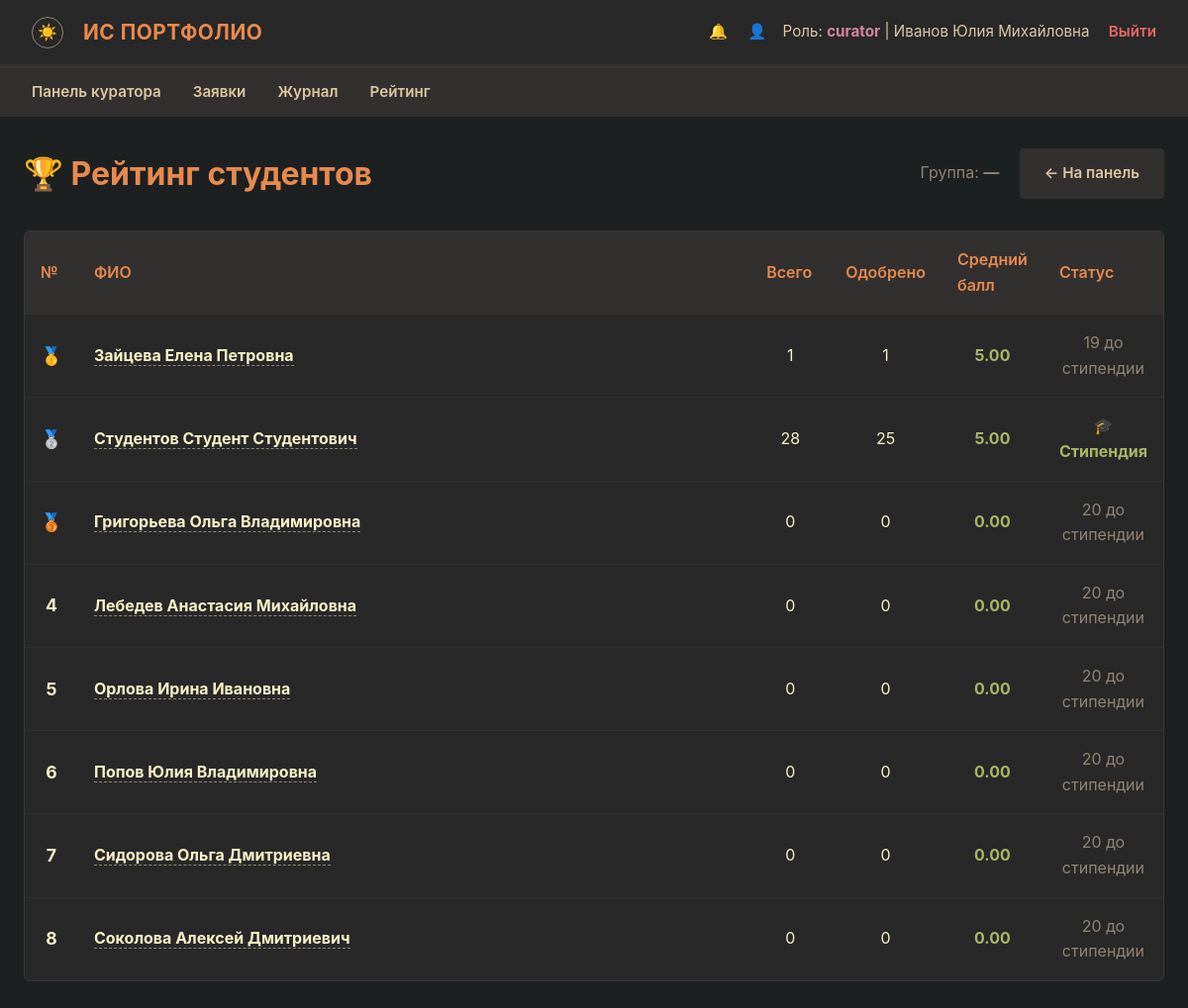
Screenshot of /rating (signed in) with the database file from the repository.
### models.py (models this page shows, shortened)
class User(db.Model, UserMixin):
    __tablename__ = 'users'
    id: int = db.Column(db.Integer, primary_key=True)
    username: str = db.Column(db.String(50), unique=True, nullable=False)
    password_hash: str = db.Column(db.String(256), nullable=False)
    role: str = db.Column(db.String(20), nullable=False)
    last_name: Optional[str] = db.Column(db.String(50), nullable=True)
    first_name: Optional[str] = db.Column(db.String(50), nullable=True)
    patronymic: Optional[str] = db.Column(db.String(50), nullable=True)
    group_name: Optional[str] = db.Column(db.String(20), nullable=True)
    group_id: Optional[int] = db.Column(db.Integer, db.ForeignKey('groups.id'), nullable=True)
    events = db.relationship('Event', backref='student', lazy=True, cascade='all, delete-orphan')
    notifications = db.relationship('Notification', backref='user', lazy=True, cascade='all, delete-orphan')
    scholarship_requests = db.relationship('ScholarshipRequest', backref='student', lazy=True, cascade='all, delete-orphan')
    curated_groups = db.relationship('Group', foreign_keys='Group.curator_id',
                                     back_populates='curator', lazy='select')
    def is_curator(self) -> bool: return self.role == UserRole.CURATOR

### routes/rating.py (the view)
    @app.route('/rating')
    @login_required
    def rating():
        if current_user.role not in (UserRole.STUDENT, UserRole.CURATOR):
            return "Доступ ограничен", 403
        if current_user.is_curator():
            group_ids = [g.id for g in current_user.curated_groups]
            students = User.query.filter(
                User.role == UserRole.STUDENT,
                User.group_id.in_(group_ids)
            ).order_by(User.last_name).all()
            group = None
        else:
            students = User.query.filter_by(
                role=UserRole.STUDENT, group_name=current_user.group_name
            ).order_by(User.last_name).all()
            group = Group.query.filter_by(name=current_user.group_name).first()
        rows = []
        for s in students:
            total = Event.query.filter_by(student_id=s.id).count()
            approved = Event.query.filter_by(student_id=s.id, status=EventStatus.APPROVED).count()
            scored = Event.query.filter(
                Event.student_id == s.id, Event.status == EventStatus.APPROVED,
                Event.score.isnot(None)
            ).all()
            avg = round(sum(e.score for e in scored) / len(scored), 2) if scored else 0
            rows.append({
                'student': s, 'total': total, 'approved': approved,
                'avg_score': avg,
                'can_scholarship': approved >= 20 and avg >= 4.5,
            })
        rows.sort(key=lambda r: r['avg_score'], reverse=True)
        for i, r in enumerate(rows, 1):
            r['place'] = i
        return render_template('rating.html', rows=rows, group=group)

### helpers.py (called while the page is built)
def generate_csrf_token() -> str:
    if '_csrf_token' not in session:
        session['_csrf_token'] = secrets.token_hex(CSRF_TOKEN_BYTES)
    return session['_csrf_token']

### templates/rating.html (shortened to what this page needs)
{% extends 'base.html' %}
{% block content %}
<div style="display: flex; justify-content: space-between; align-items: center; margin-bottom: 2rem; flex-wrap: wrap; gap: 1rem;">
    <h1 style="color: var(--orange); margin: 0;">🏆 Рейтинг студентов</h1>
    <div>
        <span style="color: var(--gray);">Группа: <strong>{{ group.name if group else '—' }}</strong></span>
        {% if current_user.role == 'curator' %}
        <a href="{{ url_for('curator_dashboard') }}" class="btn" style="background-color: var(--bg2); color: var(--fg1); text-decoration: none; margin-left: 1rem;">← На панель</a>
        {% else %}
        <a href="{{ url_for('student_dashboard') }}" class="btn" style="background-color: var(--bg2); color: var(--fg1); text-decoration: none; margin-left: 1rem;">← На панель</a>
        {% endif %}
    </div>
</div>
<div class="table-responsive">
    <table>
        <thead>
            <tr>
                <th style="width: 50px;">№</th>
                <th>ФИО</th>
                <th style="width: 80px;">Всего</th>
                <th style="width: 90px;">Одобрено</th>
                <th style="width: 100px;">Средний балл</th>
                <th style="width: 120px;">Статус</th>
            </tr>
        </thead>
        <tbody>
            {% for r in rows %}
            <tr>
                <td style="text-align: center; font-weight: bold; font-size: 1.1rem;">
                    {% if r.place == 1 %}🥇{% elif r.place == 2 %}🥈{% elif r.place == 3 %}🥉{% else %}{{ r.place }}{% endif %}
                </td>
                <td style="font-weight: bold; color: var(--fg0);">
                    {% if current_user.role == 'curator' %}
                    <a href="{{ url_for('curator_student_ok', student_id=r.student.id) }}"
                       style="color: var(--fg0); text-decoration: none; border-bottom: 1px dashed var(--gray);">
                        {{ r.student.last_name or '' }} {{ r.student.first_name or '' }} {{ r.student.patronymic or '' }}
                    </a>
                    {% else %}
                    {{ r.student.last_name or '' }} {{ r.student.first_name or '' }} {{ r.student.patronymic or '' }}
                    {% endif %}
                </td>
                <td style="text-align: center;">{{ r.total }}</td>
                <td style="text-align: center;">{{ r.approved }}</td>
                <td style="text-align: center; font-weight: bold; color: var(--green);">{{ '%.2f'|format(r.avg_score) }}</td>
                <td style="text-align: center;">
                    {% if r.can_scholarship %}
                    <span style="color: var(--green); font-weight: bold;">🎓 Стипендия</span>
                    {% elif r.approved >= 20 %}
                    <span style="color: var(--yellow);">Балл ниже 4.5</span>
                    {% elif r.approved >= 15 %}
                    <span style="color: var(--blue);">{{ 20 - r.approved }} до стипендии</span>
                    {% else %}
                    <span style="color: var(--gray);">{{ 20 - r.approved }} до стипендии</span>
                    {% endif %}
                </td>
            </tr>
            {% else %}
            <tr><td colspan="6" style="text-align: center; color: var(--gray);">Нет студентов в группе.</td></tr>
            {% endfor %}
        </tbody>
    </table>
</div>
{% endblock %}

### templates/base.html (shortened to what this page needs)
<!DOCTYPE html>
<html lang="ru">
<head>
    <link rel="stylesheet" href="{{ url_for('static', filename='css/style.css') }}">
</head>
<body>
    {% if current_user.is_authenticated %}
    <nav class="navbar">
        <div class="navbar-brand">
            <button class="theme-toggle" id="themeToggle" title="Сменить тему">☀️</button>
            ИС Портфолио
        </div>
        <div class="navbar-user">
            <a href="{{ url_for('notifications') }}" style="color: var(--fg1); text-decoration: none; margin-right: 1rem; position: relative;">
                🔔
            </a>
            <a href="{{ url_for('profile') }}" style="color: var(--fg1); text-decoration: none; margin-right: 0.75rem;">👤</a>
            Роль: <strong>{{ current_user.role }}</strong> |
            {% if current_user.last_name or current_user.first_name %}
            {{ current_user.last_name or '' }} {{ current_user.first_name or '' }} {{ current_user.patronymic or '' }}
            {% else %}
            {{ current_user.username }}
            {% endif %}
            <a href="{{ url_for('logout') }}" class="logout-link">Выйти</a>
        </div>
    </nav>
    <nav class="role-nav">
        <ul>
            {% if current_user.role == 'admin' %}
            <li><a href="{{ url_for('admin_dashboard') }}">Панель</a></li>
            <li><a href="{{ url_for('admin_users') }}">Пользователи</a></li>
            <li><a href="{{ url_for('admin_groups') }}">Группы</a></li>
            <li><a href="{{ url_for('admin_audit') }}">Аудит</a></li>
            {% elif current_user.role == 'student' %}
            <li><a href="{{ url_for('student_dashboard') }}">Моя панель</a></li>
            <li><a href="{{ url_for('student_create') }}">Создать пост</a></li>
            <li><a href="{{ url_for('student_history') }}">История</a></li>
            <li><a href="{{ url_for('rating') }}">Рейтинг</a></li>
            {% elif current_user.role == 'curator' %}
            <li><a href="{{ url_for('curator_dashboard') }}">Панель куратора</a></li>
            <li><a href="{{ url_for('curator_pending') }}">Заявки</a></li>
            <li><a href="{{ url_for('curator_resolved') }}">Журнал</a></li>
            <li><a href="{{ url_for('rating') }}">Рейтинг</a></li>
            {% elif current_user.role == 'commission' %}
            <li><a href="{{ url_for('commission_dashboard') }}">Панель комиссии</a></li>
            <li><a href="{{ url_for('commission_disputes') }}">Споры</a></li>
            <li><a href="{{ url_for('commission_scholarships') }}">Стипендии</a></li>
            <li><a href="{{ url_for('commission_archive') }}">Архив</a></li>
            {% endif %}
        </ul>
    </nav>
    {% endif %}
    <div class="container">
        {% block content %}{% endblock %}
    </div>
</body>
</html>

### static/css/style.css (style rules this page uses)
:root { --bg0: #1d2021; --bg1: #282828; --bg2: #32302f; --bg3: #3c3836; --fg0: #fbf1c7; --fg1: #ddc7a1; --red: #ea6962; --green: #a9b665; --yellow: #d8a657; --blue: #7daea3; --orange: #e78a4e; --purple: #d3869b; --gray: #928374; }
* { box-sizing: border-box; margin: 0; padding: 0; }
body { background-color: var(--bg0); color: var(--fg0); font-family: -apple-system, BlinkMacSystemFont, "Segoe UI", Roboto, Helvetica, Arial, sans-serif; font-size: 16px; line-height: 1.6; padding-bottom: 3rem; }
.navbar { background-color: var(--bg1); padding: 1rem 2rem; display: flex; justify-content: space-between; align-items: center; border-bottom: 2px solid var(--bg2); box-shadow: 0 4px 6px rgba(0, 0, 0, 0.3); }
.navbar-brand { display: flex; align-items: center; gap: 0.5rem; font-weight: 700; color: var(--orange); font-size: 1.3rem; letter-spacing: 0.5px; text-transform: uppercase; }
.navbar-user { color: var(--fg1); font-size: 0.95rem; }
.navbar-user strong { color: var(--purple); }
.logout-link { color: var(--red); text-decoration: none; margin-left: 15px; font-weight: 600; border-bottom: 1px dashed transparent; transition: border-color 0.2s ease; }
.role-nav { background-color: var(--bg2); padding: 0.75rem 2rem; border-top: 1px solid var(--bg3); }
.role-nav ul { list-style: none; display: flex; gap: 2rem; margin: 0; }
.role-nav li { display: inline; }
.role-nav a { color: var(--fg1); text-decoration: none; font-weight: 600; font-size: 0.95rem; padding: 0.5rem 0; border-bottom: 2px solid transparent; transition: border-color 0.2s ease, color 0.2s ease; }
.container { max-width: 1200px; margin: 2rem auto; padding: 0 1.5rem; }
.btn { display: inline-block; padding: 0.75rem 1.5rem; border: 1px solid transparent; border-radius: 4px; cursor: pointer; font-weight: 600; font-size: 0.95rem; text-align: center; text-decoration: none; transition: opacity 0.15s ease, transform 0.1s ease; }
.table-responsive { width: 100%; overflow-x: auto; background-color: var(--bg1); border: 1px solid var(--bg3); border-radius: 6px; margin-top: 1.5rem; }
table { width: 100%; border-collapse: collapse; text-align: left; }
th, td { padding: 1rem; border-bottom: 1px solid var(--bg2); }
th { background-color: var(--bg2); color: var(--orange); font-weight: 600; }
tr:last-child td { border-bottom: none; }
.theme-toggle { background: none; border: 1px solid var(--gray); border-radius: 50%; width: 32px; height: 32px; display: inline-flex; align-items: center; justify-content: center; cursor: pointer; font-size: 1rem; line-height: 1; color: var(--fg1); margin-right: 0.75rem; vertical-align: middle; }

### rows the page displays
User: role "curator", last_name "Иванов", first_name "Юлия", patronymic "Михайловна"
User: student "Зайцева", student "Елена", student "Петровна"
User: student "Студентов", student "Студент", student "Студентович"
User: student "Григорьева", student "Ольга", student "Владимировна"
User: student "Лебедев", student "Анастасия", student "Михайловна"
User: student "Орлова", student "Ирина", student "Ивановна"
User: student "Попов", student "Юлия", student "Владимировна"
User: student "Сидорова", student "Ольга", student "Дмитриевна"
User: student "Соколова", student "Алексей", student "Дмитриевич"

### other values shown
{{ group.name if group else '—' }} "—"
{{ r.total }} "1" "28" "0" "0" "0" "0" "0" "0"
{{ r.approved }} "1" "25" "0" "0" "0" "0" "0" "0"
{{ '%.2f'|format(r.avg_score) }} "5.00" "5.00" "0.00" "0.00" "0.00" "0.00" "0.00" "0.00"
{{ 20 - r.approved }} "19" "20" "20" "20" "20" "20" "20"
{{ r.place }} "4" "5" "6" "7" "8"
